Frame 1 (no input): blank canvas, image omitted
Frame 60 (no input): blank canvas, image omitted
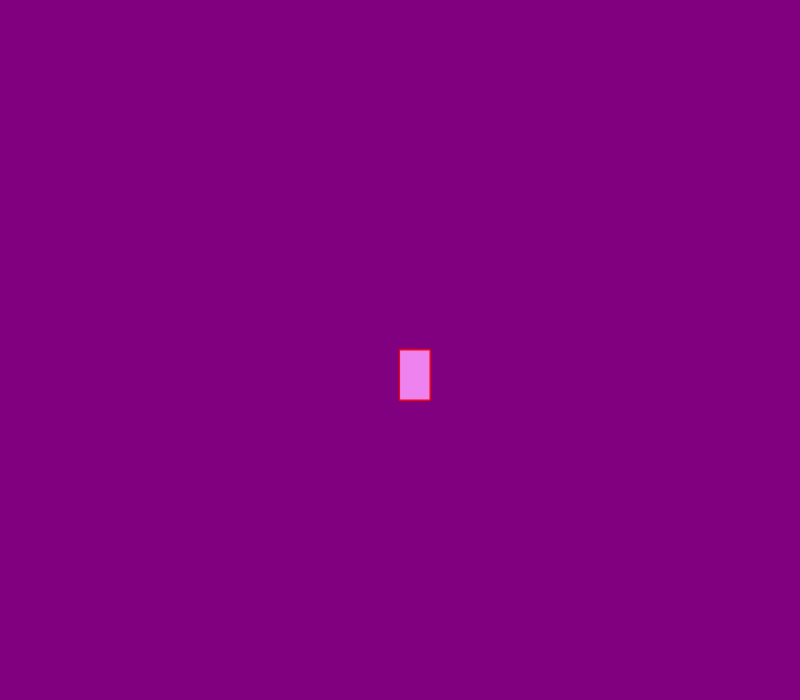
Frame 120 (the mouse pressed at the canvas centre since frame 60)

The p5.js sketch whose frames 1 and 60 were blank and that drew this single picture after the mouse press (run headless with seeded random() and noise() and a simulated clock; from frame 60 on, the mouse is pressed at the canvas centre):

// p5.js sketch
// ── sketch.js
function setup() {
    createCanvas(800, 700);
    background("purple")
  }
  
  function draw() {
    stroke("red");
    fill("violet");
   
   
    if (mouseIsPressed) {
      rect(mouseX, mouseY, 30, 50);
    }
  }
